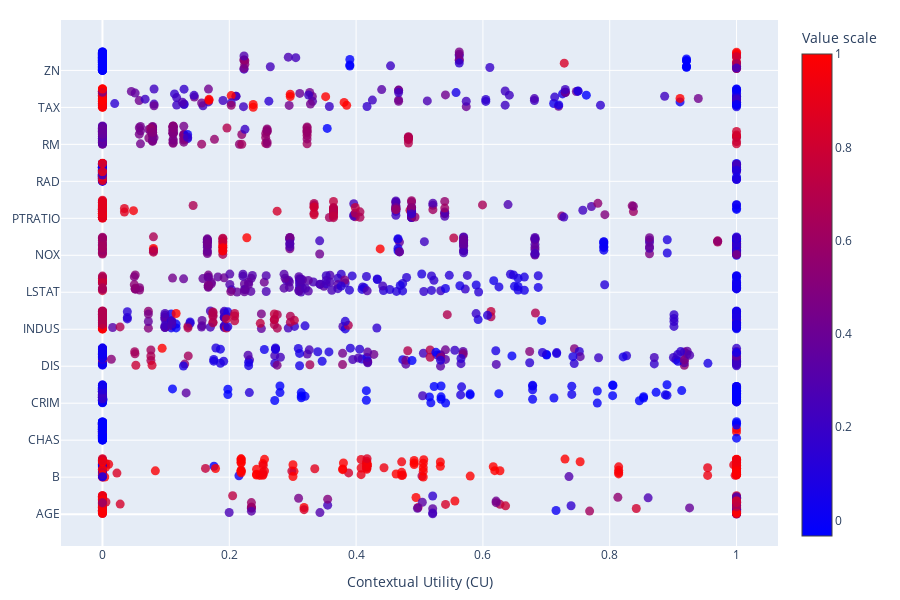

Notebook code for this chart:
### Markdown cell above
We can see from the influnce plot that a high `lstat` value is bad and a low one is good, for instance. 

If we plot CU values, this might become even clearer.

### Code cell
fig = ciuplots.ciu_beeswarm(CIUres, xcol='CU', legend_title='Value scale')
fig.update_layout(height=600, width=900, margin=dict(l=20, r=20, t=20, b=20), xaxis=dict(title='Contextual Utility (CU)'))
fig.show()

### Figure 1 — Plotly figure (JSON) as saved in the notebook; plotly's stock layout.template omitted (floating-point values rounded to 4 significant figures; data arrays with more than 128 entries replaced by an {"elided": "..."} marker saying what was removed)
{"data": [{"marker": {"color": {"elided": "152 float values"}, "colorbar": {"title": {"text": "Value scale"}}, "colorscale": [[0, "blue"], [1, "red"]], "opacity": 0.8, "size": 9}, "mode": "markers", "name": "AGE", "type": "scatter", "x": {"elided": "152 float values"}, "y": {"elided": "1976 float values"}}, {"marker": {"color": {"elided": "152 float values"}, "colorscale": [[0, "blue"], [1, "red"]], "opacity": 0.8, "size": 9}, "mode": "markers", "name": "B", "type": "scatter", "x": {"elided": "152 float values"}, "y": {"elided": "1976 float values"}}, {"marker": {"color": {"elided": "152 int values"}, "colorscale": [[0, "blue"], [1, "red"]], "opacity": 0.8, "size": 9}, "mode": "markers", "name": "CHAS", "type": "scatter", "x": {"elided": "152 int values"}, "y": {"elided": "1976 float values"}}, {"marker": {"color": {"elided": "152 float values"}, "colorscale": [[0, "blue"], [1, "red"]], "opacity": 0.8, "size": 9}, "mode": "markers", "name": "CRIM", "type": "scatter", "x": {"elided": "152 float values"}, "y": {"elided": "1976 float values"}}, {"marker": {"color": {"elided": "152 float values"}, "colorscale": [[0, "blue"], [1, "red"]], "opacity": 0.8, "size": 9}, "mode": "markers", "name": "DIS", "type": "scatter", "x": {"elided": "152 float values"}, "y": {"elided": "1976 float values"}}, {"marker": {"color": {"elided": "152 float values"}, "colorscale": [[0, "blue"], [1, "red"]], "opacity": 0.8, "size": 9}, "mode": "markers", "name": "INDUS", "type": "scatter", "x": {"elided": "152 float values"}, "y": {"elided": "1976 float values"}}, {"marker": {"color": {"elided": "152 float values"}, "colorscale": [[0, "blue"], [1, "red"]], "opacity": 0.8, "size": 9}, "mode": "markers", "name": "LSTAT", "type": "scatter", "x": {"elided": "152 float values"}, "y": {"elided": "1976 float values"}}, {"marker": {"color": {"elided": "152 float values"}, "colorscale": [[0, "blue"], [1, "red"]], "opacity": 0.8, "size": 9}, "mode": "markers", "name": "NOX", "type": "scatter", "x": {"elided": "152 float values"}, "y": {"elided": "1976 float values"}}, {"marker": {"color": {"elided": "152 float values"}, "colorscale": [[0, "blue"], [1, "red"]], "opacity": 0.8, "size": 9}, "mode": "markers", "name": "PTRATIO", "type": "scatter", "x": {"elided": "152 float values"}, "y": {"elided": "1976 float values"}}, {"marker": {"color": {"elided": "152 float values"}, "colorscale": [[0, "blue"], [1, "red"]], "opacity": 0.8, "size": 9}, "mode": "markers", "name": "RAD", "type": "scatter", "x": {"elided": "152 int values"}, "y": {"elided": "1976 float values"}}, {"marker": {"color": {"elided": "152 float values"}, "colorscale": [[0, "blue"], [1, "red"]], "opacity": 0.8, "size": 9}, "mode": "markers", "name": "RM", "type": "scatter", "x": {"elided": "152 float values"}, "y": {"elided": "1976 float values"}}, {"marker": {"color": {"elided": "152 float values"}, "colorscale": [[0, "blue"], [1, "red"]], "opacity": 0.8, "size": 9}, "mode": "markers", "name": "TAX", "type": "scatter", "x": {"elided": "152 float values"}, "y": {"elided": "1976 float values"}}, {"marker": {"color": {"elided": "152 float values"}, "colorscale": [[0, "blue"], [1, "red"]], "opacity": 0.8, "size": 9}, "mode": "markers", "name": "ZN", "type": "scatter", "x": {"elided": "152 float values"}, "y": {"elided": "1976 float values"}}], "layout": {"coloraxis": {"showscale": true}, "height": 600, "legend": {"title": {"text": "My Legend Title"}}, "margin": {"b": 20, "l": 20, "r": 20, "t": 20}, "showlegend": false, "width": 900, "xaxis": {"title": {"text": "Contextual Utility (CU)"}}, "yaxis": {"ticktext": ["AGE", "B", "CHAS", "CRIM", "DIS", "INDUS", "LSTAT", "NOX", "PTRATIO", "RAD", "RM", "TAX", "ZN"], "tickvals": [0, 1, 2, 3, 4, 5, 6, 7, 8, 9, 10, 11, 12]}}}
